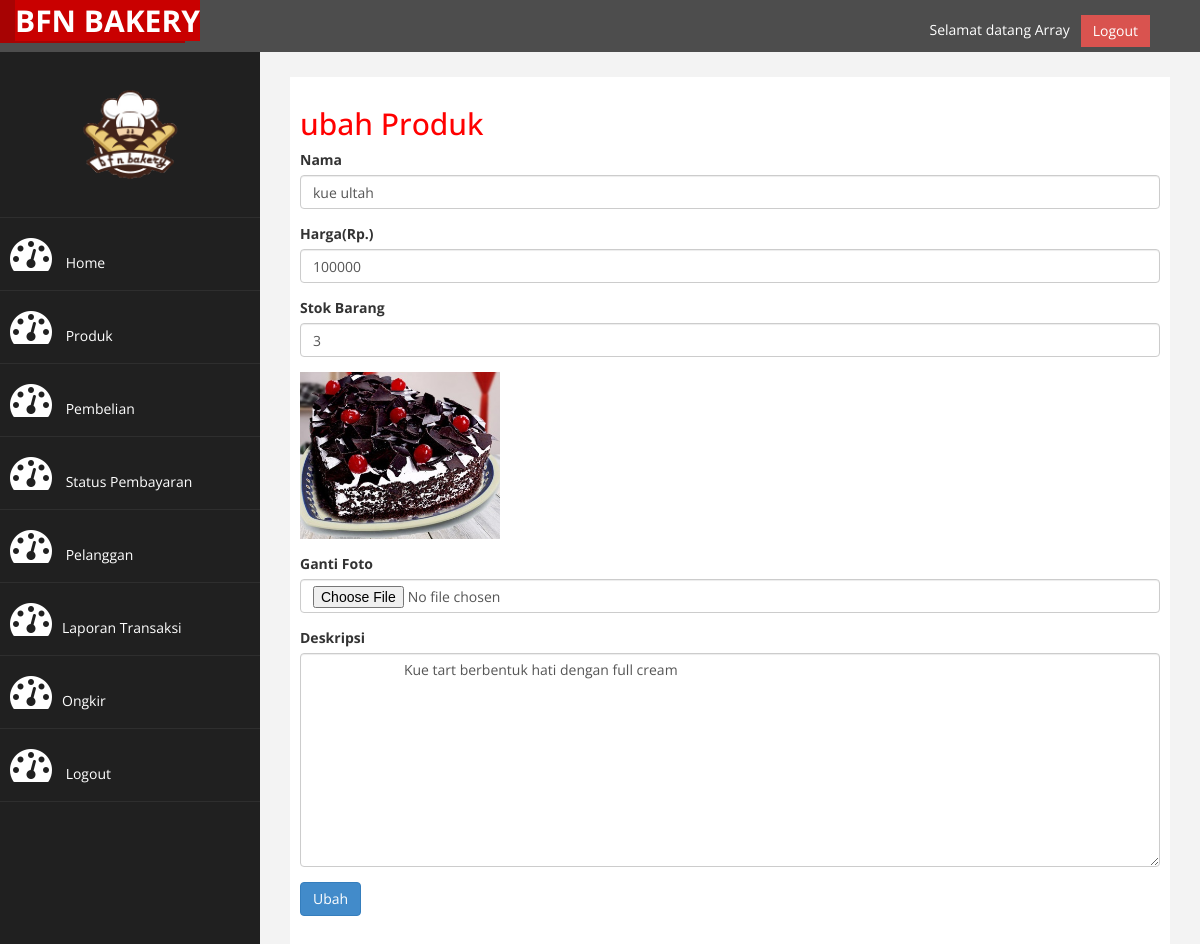
Screenshot of /admin/index.php?halaman=ubahproduk&id=16 (signed in) with the database file from the repository.
### tables this page shows
CREATE TABLE `menu` (
  `id_produk` int(11) NOT NULL,
  `nama` varchar(64) DEFAULT NULL,
  `harga` varchar(9) DEFAULT NULL,
  `gambar` varchar(64) DEFAULT NULL,
  `deskripsi` varchar(100) DEFAULT NULL,
  `id_kategori` int(11) DEFAULT NULL,
  `stok_barang` varchar(10) NOT NULL
);

### admin/ubahproduk.php (the view, shortened to what this page needs)
<h2>ubah Produk</h2>
<?php
$ambil=$koneksi->query("SELECT * FROM menu WHERE id_produk='$_GET[id]'");
$pecah=$ambil->fetch_assoc();
 ?>
<form method="post" enctype="multipart/form-data">
	<div class="form-group">
		<label>Nama</label>
		<input type="text" class="form-control" value="<?php echo $pecah['nama']; ?>" name="nama">
	</div>
	<div class="form-group">
		<label>Harga(Rp.)</label>
		<input type="number" class="form-control" value="<?php echo $pecah['harga']; ?>" name="harga">
	</div>
	<div class="form-group">
		<label>Stok Barang </label>
		<input type="number" class="form-control" value="<?php echo $pecah['stok_barang']; ?>" name="stok_barang">
	</div>
	<div class="form-group">
		<img src="../foto/<?php echo $pecah['gambar']; ?>" width="200">
	</div>
	<div class="form-group">
		<label>Ganti Foto</label>
		<input type="file" class="form-control" name="foto">
	</div>
	<div class="form-group">
		<label>Deskripsi</label>
		<textarea class="form-control" name ="deskripsi" rows="10">
			 <?php echo $pecah['deskripsi']; ?>
		</textarea>
	</div>
	<button class="btn btn-primary" name="ubah">Ubah</button>
</form>

### admin/assets/css/custom.css (style rules this page uses)
body { font-family: 'Open Sans', sans-serif; }
h2 { color: #f00; }

### rows the page displays
menu: nama "kue ultah", harga "100000", stok_barang "3", gambar (picture), deskripsi "Kue tart berbentuk hati dengan full cream"

### other values shown
$_SESSION["pelanggan"] "Array"
